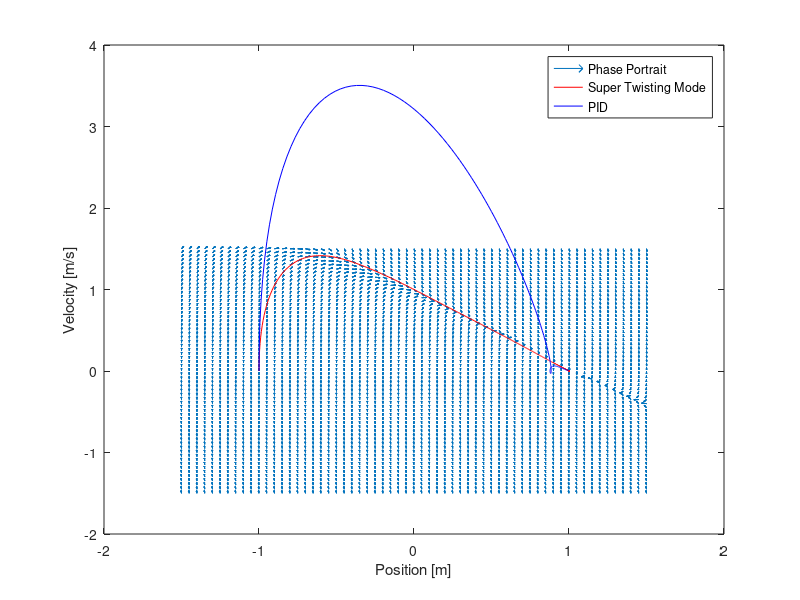
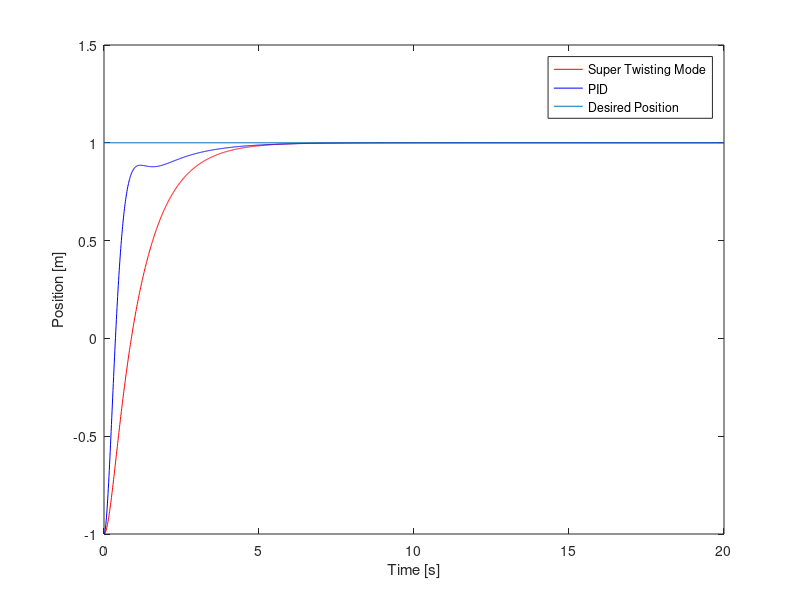

Write MATLAB code to recreate these figures, in order.
% a new version of the sliding mode control script!
clear; close all; clc;
%control parameters
lambda = 1; k1 = 7.5; k2 = 1;
%desired output
x1_d = 1; x2_d = 0; x2dot_d = 0; %stay at x1d
%system parameters
g = 9.81; %gravity
L = 0.75; %(65)changing this has a small effect
m = 5;  %(30)changing this has a small effect
b = 1.5;  %(10)changing this has a large effect on PID
%system equations
x1_dot = @(x1, x2) x2;
x2_dot = @(x1, x2, u) -g/L*sin(x1) - b*x2 + u;
%helper equation
getRandN = @() rand()/4 + 1 - 1/8; % uniform dist in R = (0.75, 1.25)
%approximated system parameters -- with +- 25% error
L_hat = L * getRandN();
m_hat = m * getRandN();
b_hat = b * getRandN();
%control equations
s = @(x1, x2) lambda*(x1_d-x1) + (x2_d-x2); % sliding surface
u_hat = @(x1, x2) g/L_hat*sin(x1) + b_hat/(m_hat*L_hat^2)*x2 + lambda*(x2_d - x2) + x2dot_d; %linearization
u = @(x1, x2, I) k1*sqrt(abs(s(x1,x2))).*sign(s(x1, x2)) ...
                + k2*I + ...
              + u_hat(x1, x2); %control signal

[x1, x2] = meshgrid([-1.5:0.05:1.5, -1.5:0.05:1.5]);

x1dot = x1_dot(x1, x2);
x2dot = x2_dot(x1, x2, u(x1, x2, 0));

L = sqrt(x1dot.^2 + x2dot.^2);

quiver(x1, x2, x1dot./L, x2dot./L)


%% plot a trajectory
%sliding mode
x1S = -1; x2S = 0; %initial positions
tf = 20;
dt = 0.01;
t = 0:dt:tf; %simulation time

XDOT = @(x1, x2, u) [x1_dot(x1, x2), x2_dot(x1, x2, u)];
Is = 0;
U = u(x1S, x2S, 0);
for i = 2:length(t);
    
    res = XDOT(x1S(i-1), x2S(i-1), U)*dt;
    K1 = res(1); L1 = res(2);
    res = XDOT(x1S(i-1) + K1/2, x2S(i-1) + L1/2, U)*dt;
    K2 = res(1); L2 = res(2);
    res = XDOT(x1S(i-1) + K2/2, x2S(i-1) + L2/2, U)*dt;
    K3 = res(1); L3 = res(2);
    res = XDOT(x1S(i-1) + K3  , x2S(i-1) + L3,U)*dt;
    K4 = res(1); L4 = res(2);
    x1S(i) = x1S(i-1) + 1/6*K1 + 1/3*K2 + 1/3*K3 + 1/6*K4;
    x2S(i) = x2S(i-1) + 1/6*L1 + 1/3*L2 + 1/3*L3 + 1/6*L4;
    
    Is = Is + sign(s(x1S(i), x2S(i)))*dt;
    U = u(x1S(i), x2S(i), Is);
end

%PID
x1P = -1; x2P = 0; %initial positions
Kp = 10; Ki = 10; Kd = 5;
I = 0;
U = (Kp*(x1_d-x1P)) + (Ki*I) + (Kd*(x2_d - x2P));
for i = 2:length(t);
    
    res = XDOT(x1P(i-1), x2P(i-1), U)*dt;
    K1 = res(1); L1 = res(2);
    res = XDOT(x1P(i-1) + K1/2, x2P(i-1) + L1/2, U)*dt;
    K2 = res(1); L2 = res(2);
    res = XDOT(x1P(i-1) + K2/2, x2P(i-1) + L2/2, U)*dt;
    K3 = res(1); L3 = res(2);
    res = XDOT(x1P(i-1) + K3  , x2P(i-1) + L3,U)*dt;
    K4 = res(1); L4 = res(2);
    x1P(i) = x1P(i-1) + 1/6*K1 + 1/3*K2 + 1/3*K3 + 1/6*K4;
    x2P(i) = x2P(i-1) + 1/6*L1 + 1/3*L2 + 1/3*L3 + 1/6*L4;

    I = trapz(x1_d-x1P)*dt;
    U = (Kp*(x1_d-x1P(i))) + (Ki*I) + (Kd*(x2_d - x2P(i)));

end



hold on;
plot(x1S, x2S, 'r', x1P, x2P, 'b')
legend('Phase Portrait', 'Super Twisting Mode', 'PID')
xlabel('Position [m]'); ylabel('Velocity [m/s]');
figure(2);
plot(t, x1S, 'r', t, x1P, 'b', [0 tf], [x1_d, x1_d]);
legend('Super Twisting Mode', 'PID', 'Desired Position')
xlabel('Time [s]'); ylabel('Position [m]');
